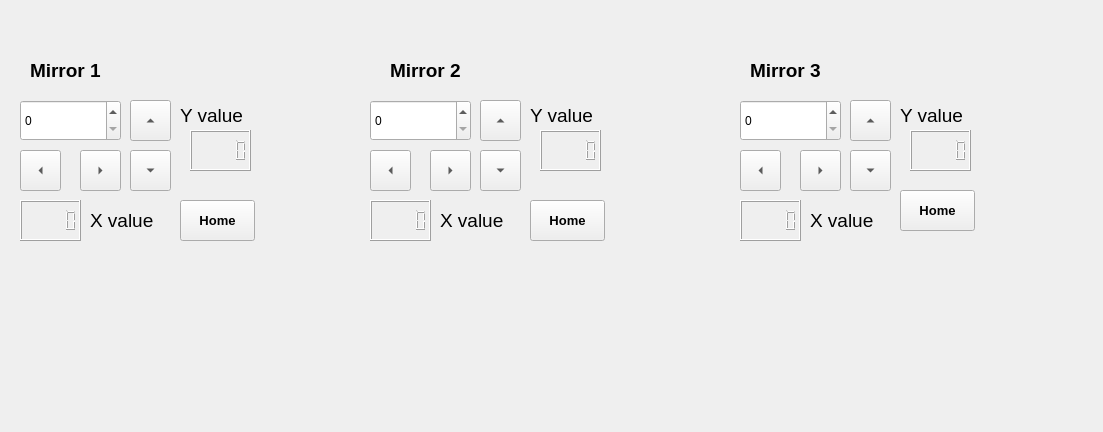
<?xml version="1.0" encoding="UTF-8"?>
<ui version="4.0">
 <class>Form</class>
 <widget class="QWidget" name="Form">
  <property name="geometry">
   <rect>
    <x>0</x>
    <y>0</y>
    <width>1103</width>
    <height>432</height>
   </rect>
  </property>
  <property name="windowTitle">
   <string>Form</string>
  </property>
  <widget class="QSpinBox" name="stepSize">
   <property name="geometry">
    <rect>
     <x>20</x>
     <y>100</y>
     <width>101</width>
     <height>41</height>
    </rect>
   </property>
   <property name="maximum">
    <number>1000</number>
   </property>
  </widget>
  <widget class="QToolButton" name="ButtonUp">
   <property name="geometry">
    <rect>
     <x>130</x>
     <y>100</y>
     <width>41</width>
     <height>41</height>
    </rect>
   </property>
   <property name="text">
    <string>...</string>
   </property>
   <property name="arrowType">
    <enum>Qt::UpArrow</enum>
   </property>
  </widget>
  <widget class="QToolButton" name="ButtonDown">
   <property name="geometry">
    <rect>
     <x>130</x>
     <y>150</y>
     <width>41</width>
     <height>41</height>
    </rect>
   </property>
   <property name="text">
    <string>...</string>
   </property>
   <property name="arrowType">
    <enum>Qt::DownArrow</enum>
   </property>
  </widget>
  <widget class="QToolButton" name="ButtonRight">
   <property name="geometry">
    <rect>
     <x>80</x>
     <y>150</y>
     <width>41</width>
     <height>41</height>
    </rect>
   </property>
   <property name="text">
    <string>...</string>
   </property>
   <property name="arrowType">
    <enum>Qt::RightArrow</enum>
   </property>
  </widget>
  <widget class="QToolButton" name="ButtonLeft">
   <property name="geometry">
    <rect>
     <x>20</x>
     <y>150</y>
     <width>41</width>
     <height>41</height>
    </rect>
   </property>
   <property name="text">
    <string>...</string>
   </property>
   <property name="arrowType">
    <enum>Qt::LeftArrow</enum>
   </property>
  </widget>
  <widget class="QLabel" name="Mirror_Label">
   <property name="geometry">
    <rect>
     <x>30</x>
     <y>50</y>
     <width>101</width>
     <height>41</height>
    </rect>
   </property>
   <property name="font">
    <font>
     <pointsize>14</pointsize>
     <weight>75</weight>
     <bold>true</bold>
    </font>
   </property>
   <property name="text">
    <string>Mirror 1 </string>
   </property>
  </widget>
  <widget class="QLCDNumber" name="yStepNumber">
   <property name="geometry">
    <rect>
     <x>190</x>
     <y>130</y>
     <width>61</width>
     <height>41</height>
    </rect>
   </property>
   <property name="digitCount">
    <number>5</number>
   </property>
  </widget>
  <widget class="QLCDNumber" name="xStepNumber">
   <property name="geometry">
    <rect>
     <x>20</x>
     <y>200</y>
     <width>61</width>
     <height>41</height>
    </rect>
   </property>
  </widget>
  <widget class="QLabel" name="yValueLabel">
   <property name="geometry">
    <rect>
     <x>180</x>
     <y>100</y>
     <width>81</width>
     <height>31</height>
    </rect>
   </property>
   <property name="font">
    <font>
     <pointsize>14</pointsize>
    </font>
   </property>
   <property name="text">
    <string>Y value</string>
   </property>
  </widget>
  <widget class="QLabel" name="xValueLabel">
   <property name="geometry">
    <rect>
     <x>90</x>
     <y>200</y>
     <width>81</width>
     <height>41</height>
    </rect>
   </property>
   <property name="font">
    <font>
     <pointsize>14</pointsize>
    </font>
   </property>
   <property name="text">
    <string>X value</string>
   </property>
  </widget>
  <widget class="QPushButton" name="ButtonHome">
   <property name="geometry">
    <rect>
     <x>180</x>
     <y>200</y>
     <width>75</width>
     <height>41</height>
    </rect>
   </property>
   <property name="font">
    <font>
     <pointsize>10</pointsize>
     <weight>75</weight>
     <bold>true</bold>
    </font>
   </property>
   <property name="text">
    <string>Home</string>
   </property>
  </widget>
  <widget class="QLabel" name="Mirror_Label_2">
   <property name="geometry">
    <rect>
     <x>390</x>
     <y>50</y>
     <width>101</width>
     <height>41</height>
    </rect>
   </property>
   <property name="font">
    <font>
     <pointsize>14</pointsize>
     <weight>75</weight>
     <bold>true</bold>
    </font>
   </property>
   <property name="text">
    <string>Mirror 2</string>
   </property>
  </widget>
  <widget class="QSpinBox" name="stepSize_2">
   <property name="geometry">
    <rect>
     <x>370</x>
     <y>100</y>
     <width>101</width>
     <height>41</height>
    </rect>
   </property>
   <property name="maximum">
    <number>1000</number>
   </property>
  </widget>
  <widget class="QToolButton" name="ButtonLeft_2">
   <property name="geometry">
    <rect>
     <x>370</x>
     <y>150</y>
     <width>41</width>
     <height>41</height>
    </rect>
   </property>
   <property name="text">
    <string>...</string>
   </property>
   <property name="arrowType">
    <enum>Qt::LeftArrow</enum>
   </property>
  </widget>
  <widget class="QToolButton" name="ButtonRight_2">
   <property name="geometry">
    <rect>
     <x>430</x>
     <y>150</y>
     <width>41</width>
     <height>41</height>
    </rect>
   </property>
   <property name="text">
    <string>...</string>
   </property>
   <property name="arrowType">
    <enum>Qt::RightArrow</enum>
   </property>
  </widget>
  <widget class="QLCDNumber" name="xStepNumber_2">
   <property name="geometry">
    <rect>
     <x>370</x>
     <y>200</y>
     <width>61</width>
     <height>41</height>
    </rect>
   </property>
  </widget>
  <widget class="QLabel" name="xValueLabel_2">
   <property name="geometry">
    <rect>
     <x>440</x>
     <y>200</y>
     <width>81</width>
     <height>41</height>
    </rect>
   </property>
   <property name="font">
    <font>
     <pointsize>14</pointsize>
    </font>
   </property>
   <property name="text">
    <string>X value</string>
   </property>
  </widget>
  <widget class="QToolButton" name="ButtonUp_2">
   <property name="geometry">
    <rect>
     <x>480</x>
     <y>100</y>
     <width>41</width>
     <height>41</height>
    </rect>
   </property>
   <property name="text">
    <string>...</string>
   </property>
   <property name="arrowType">
    <enum>Qt::UpArrow</enum>
   </property>
  </widget>
  <widget class="QToolButton" name="ButtonDown_2">
   <property name="geometry">
    <rect>
     <x>480</x>
     <y>150</y>
     <width>41</width>
     <height>41</height>
    </rect>
   </property>
   <property name="text">
    <string>...</string>
   </property>
   <property name="arrowType">
    <enum>Qt::DownArrow</enum>
   </property>
  </widget>
  <widget class="QPushButton" name="ButtonHome_2">
   <property name="geometry">
    <rect>
     <x>530</x>
     <y>200</y>
     <width>75</width>
     <height>41</height>
    </rect>
   </property>
   <property name="font">
    <font>
     <pointsize>10</pointsize>
     <weight>75</weight>
     <bold>true</bold>
    </font>
   </property>
   <property name="text">
    <string>Home</string>
   </property>
  </widget>
  <widget class="QLCDNumber" name="yStepNumber_2">
   <property name="geometry">
    <rect>
     <x>540</x>
     <y>130</y>
     <width>61</width>
     <height>41</height>
    </rect>
   </property>
   <property name="digitCount">
    <number>5</number>
   </property>
  </widget>
  <widget class="QLabel" name="yValueLabel_2">
   <property name="geometry">
    <rect>
     <x>530</x>
     <y>100</y>
     <width>81</width>
     <height>31</height>
    </rect>
   </property>
   <property name="font">
    <font>
     <pointsize>14</pointsize>
    </font>
   </property>
   <property name="text">
    <string>Y value</string>
   </property>
  </widget>
  <widget class="QSpinBox" name="stepSize_3">
   <property name="geometry">
    <rect>
     <x>740</x>
     <y>100</y>
     <width>101</width>
     <height>41</height>
    </rect>
   </property>
   <property name="maximum">
    <number>1000</number>
   </property>
  </widget>
  <widget class="QLabel" name="Mirror_Label_3">
   <property name="geometry">
    <rect>
     <x>750</x>
     <y>50</y>
     <width>101</width>
     <height>41</height>
    </rect>
   </property>
   <property name="font">
    <font>
     <pointsize>14</pointsize>
     <weight>75</weight>
     <bold>true</bold>
    </font>
   </property>
   <property name="text">
    <string>Mirror 3</string>
   </property>
  </widget>
  <widget class="QToolButton" name="ButtonLeft_3">
   <property name="geometry">
    <rect>
     <x>740</x>
     <y>150</y>
     <width>41</width>
     <height>41</height>
    </rect>
   </property>
   <property name="text">
    <string>...</string>
   </property>
   <property name="arrowType">
    <enum>Qt::LeftArrow</enum>
   </property>
  </widget>
  <widget class="QToolButton" name="ButtonRight_3">
   <property name="geometry">
    <rect>
     <x>800</x>
     <y>150</y>
     <width>41</width>
     <height>41</height>
    </rect>
   </property>
   <property name="text">
    <string>...</string>
   </property>
   <property name="arrowType">
    <enum>Qt::RightArrow</enum>
   </property>
  </widget>
  <widget class="QToolButton" name="ButtonUp_3">
   <property name="geometry">
    <rect>
     <x>850</x>
     <y>100</y>
     <width>41</width>
     <height>41</height>
    </rect>
   </property>
   <property name="text">
    <string>...</string>
   </property>
   <property name="arrowType">
    <enum>Qt::UpArrow</enum>
   </property>
  </widget>
  <widget class="QToolButton" name="ButtonDown_3">
   <property name="geometry">
    <rect>
     <x>850</x>
     <y>150</y>
     <width>41</width>
     <height>41</height>
    </rect>
   </property>
   <property name="text">
    <string>...</string>
   </property>
   <property name="arrowType">
    <enum>Qt::DownArrow</enum>
   </property>
  </widget>
  <widget class="QLCDNumber" name="yStepNumber_3">
   <property name="geometry">
    <rect>
     <x>910</x>
     <y>130</y>
     <width>61</width>
     <height>41</height>
    </rect>
   </property>
   <property name="digitCount">
    <number>5</number>
   </property>
  </widget>
  <widget class="QLabel" name="yValueLabel_3">
   <property name="geometry">
    <rect>
     <x>900</x>
     <y>100</y>
     <width>81</width>
     <height>31</height>
    </rect>
   </property>
   <property name="font">
    <font>
     <pointsize>14</pointsize>
    </font>
   </property>
   <property name="text">
    <string>Y value</string>
   </property>
  </widget>
  <widget class="QLCDNumber" name="xStepNumber_3">
   <property name="geometry">
    <rect>
     <x>740</x>
     <y>200</y>
     <width>61</width>
     <height>41</height>
    </rect>
   </property>
  </widget>
  <widget class="QLabel" name="xValueLabel_3">
   <property name="geometry">
    <rect>
     <x>810</x>
     <y>200</y>
     <width>81</width>
     <height>41</height>
    </rect>
   </property>
   <property name="font">
    <font>
     <pointsize>14</pointsize>
    </font>
   </property>
   <property name="text">
    <string>X value</string>
   </property>
  </widget>
  <widget class="QPushButton" name="ButtonHome_3">
   <property name="geometry">
    <rect>
     <x>900</x>
     <y>190</y>
     <width>75</width>
     <height>41</height>
    </rect>
   </property>
   <property name="font">
    <font>
     <pointsize>10</pointsize>
     <weight>75</weight>
     <bold>true</bold>
    </font>
   </property>
   <property name="text">
    <string>Home</string>
   </property>
  </widget>
 </widget>
 <resources/>
 <connections/>
</ui>
